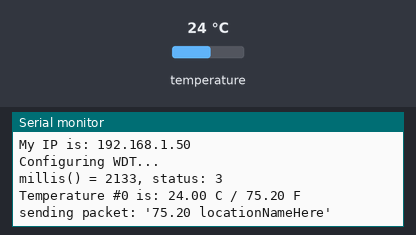
A sketch run on a simulated ESP32. On the bench: the last lines printed to the serial monitor. The inputs (shaded band) are chosen by the test bench; at power-on: temperature 24 °C. WiFi joins after 1.5 s; servers stay silent unless stated.

Above: at 3.3 s.
3.4 s: temperature set to 12 °C
At 8.5 s:
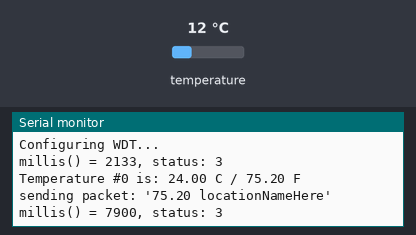
10.1 s: temperature set to 19 °C
At 14.9 s:
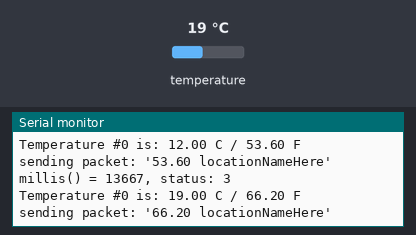
Timing chart, 0 to 16.4 s (numbered marks = the images above; inputs shaded):
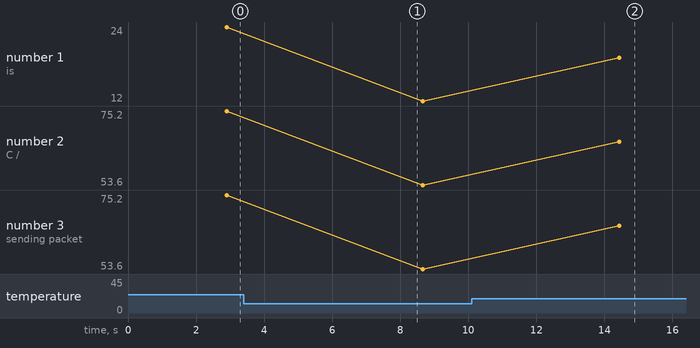

Measured:
- after the input at 10.1 s, the serial monitor: prints a new line after 4.3 s (image 2)
- plotted number 1: 24 → 12 after the input at 3.4 s, 12 → 19 after the input at 10.1 s
- plotted number 2: 75.2 → 53.6 after the input at 3.4 s, 53.6 → 66.2 after the input at 10.1 s
- plotted number 3: 75.2 → 53.6 after the input at 3.4 s, 53.6 → 66.2 after the input at 10.1 s

The sketch:

ESP32.ino
```cpp
////////////  edit these values for each sensor
const char* location   = "locationNameHere";     // sensor location name, avoid spaces
const char* ssid       = "SSIDnameHere";     // your network SSID (name of wifi network)
const char* password   = "passwordHere"; // your network password
const char* udpAddress = "192.168.1.100";  // your syslog server destination IP
const int udpPort      = 3333;   // syslog server destination port.  no need to change this unless you know what you are doing
/////////// no edits below this line unless you know what you are doing
#include <esp_task_wdt.h>
#include <OneWire.h>
#include <DallasTemperature.h>
#include <WiFiClientSecure.h>
#define tempPin0 14
#define WDT_TIMEOUT 30
OneWire oneWire0(tempPin0);
DallasTemperature sensor0(&oneWire0);
int i=0;int last = millis();
boolean connected = false;
WiFiUDP udp;

void setup() {
 //Initialize serial and wait for port to open:
 Serial.begin(115200);
 delay(100);
 sensor0.begin();

  Serial.print("Attempting to connect to SSID: "); Serial.println(ssid);
  connectToWiFi(ssid, password);
  // attempt to connect to Wifi network:

  while (WiFi.status() != 3) {
    Serial.print("wifi status: ");    Serial.print(WiFi.status());    Serial.println("");
   Serial.print("Attempting to connect to SSID: "); Serial.println(ssid);
   connectToWiFi(ssid, password);delay(2000);
  }

  Serial.print("Connected to ");
  Serial.println(ssid);
  Serial.print("My IP is: ");
  Serial.println(WiFi.localIP());

  Serial.println("Configuring WDT...");
  esp_task_wdt_init(WDT_TIMEOUT, true); //enable panic so ESP32 restarts
  esp_task_wdt_add(NULL); //add current thread to WDT watch
}
void(* resetFunc) (void) = 0; //declare reset function at address 0 - MUST BE ABOVE LOOP

void loop() {
Serial.print("millis() = ");Serial.print(String( millis() ) );
Serial.print(", status: ");Serial.println(WiFi.status());
if(millis() > 3600000 )resetFunc();
  while (WiFi.status() != 3) {
    Serial.print("wifi status: "); Serial.print(WiFi.status());
    Serial.println("");  Serial.print("Attempting to connect to SSID: ");
    Serial.println(ssid);
    connectToWiFi(ssid, password);delay(2000);
  }

sensor0.requestTemperatures();  // send command
float temp0C = sensor0.getTempCByIndex(0);
float temp0F = (temp0C*9/5) + 32;
 Serial.print("Temperature #0 is: ");
 Serial.print(temp0C);
 Serial.print(" C / ");
 Serial.print(temp0F);
 Serial.println(" F");
 String mydata = String(temp0F) + " " + location;
 Serial.print("sending packet: '");
 Serial.print(mydata);
 Serial.println("'");


// send to listening server
if(connected){
    //Send a packet
    udp.beginPacket(udpAddress,udpPort);
    udp.print(mydata);
    udp.endPacket();
  }
else{
 resetFunc();  // RESET IF DISCONNECTED
}

 delay(5000);
 esp_task_wdt_reset();
}

void connectToWiFi(const char * ssid, const char * pwd){
  Serial.println("Connecting to WiFi network: " + String(ssid));
  WiFi.disconnect(true);
  WiFi.onEvent(WiFiEvent);
  WiFi.setHostname(location);
  WiFi.begin(ssid, password);
  Serial.println("Waiting for WIFI connection...");
}
void WiFiEvent(WiFiEvent_t event){
    switch(event) {
      case ARDUINO_EVENT_WIFI_STA_GOT_IP:
          //When connected set
          Serial.print("WiFi connected! IP address: ");
          Serial.println(WiFi.localIP());
          //initializes the UDP state
          //This initializes the transfer buffer
          udp.begin(WiFi.localIP(),udpPort);
          connected = true;
          break;
      case ARDUINO_EVENT_WIFI_STA_DISCONNECTED:
          Serial.println("WiFi lost connection");
          connected = false;
          break;
      default: break;
    }
}
```
